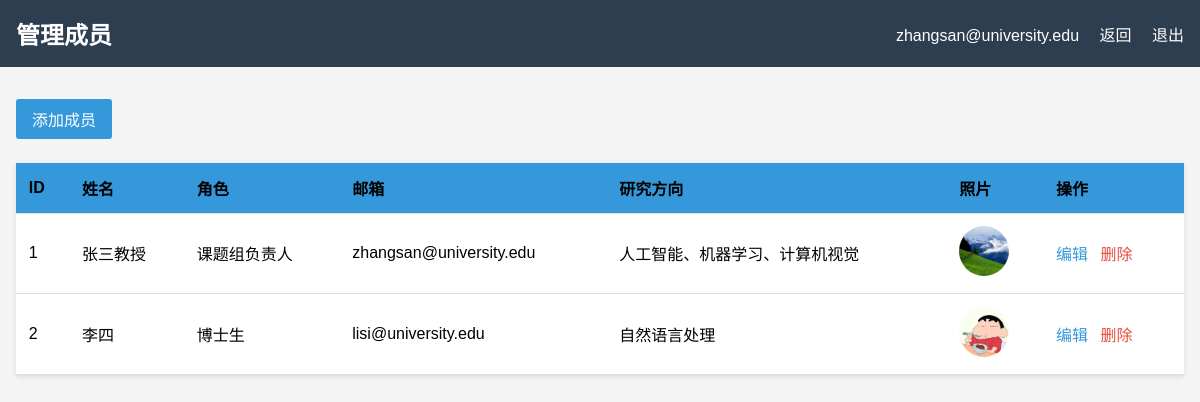
/admin/members (signed in), run on the app's committed database.
### app.py (models this page shows)
class Member(db.Model):
    id = db.Column(db.Integer, primary_key=True)
    name = db.Column(db.String(100), nullable=False)
    role = db.Column(db.String(50), nullable=False)
    university = db.Column(db.String(100))          # 新增
    email = db.Column(db.String(100))
    research_area = db.Column(db.String(200))
    bio = db.Column(db.Text)
    photo_url = db.Column(db.String(200))
    stats = db.Column(db.JSON, default=[])
    publications = db.Column(db.JSON, default=[])
    projects = db.Column(db.JSON, default=[])
    news = db.Column(db.JSON, default=[])
    education = db.Column(db.JSON, default=[])
    experience = db.Column(db.JSON, default=[])

### app.py (the view)
@app.route('/admin/members')
@login_required
def admin_members():
    members = Member.query.all()
    return render_template('admin/members.html', members=members)

### app.py (called while the page is built)
def login_required(f):
    @wraps(f)
    def decorated_function(*args, **kwargs):
        if not session.get('logged_in'):
            flash('请先登录', 'warning')
            return redirect(url_for('login', next=request.url))
        return f(*args, **kwargs)
    return decorated_function

### templates/admin/members.html (shortened to what this page needs)
<!DOCTYPE html>
<html lang="zh-CN">
<head>
</head>
<body>
    <header class="admin-header">
        <h1>管理成员</h1>
        <div>
            <span>{{ session.username }}</span>
            <a href="{{ url_for('admin_dashboard') }}">返回</a>
            <a href="{{ url_for('logout') }}">退出</a>
        </div>
    </header>
    <div class="admin-container">
        <div class="toolbar">
            <a href="{{ url_for('admin_member_add') }}" class="btn">添加成员</a>
        </div>
        <table>
            <thead>
                <tr class="table_title">
                    <th>ID</th>
                    <th>姓名</th>
                    <th>角色</th>
                    <th>邮箱</th>
                    <th>研究方向</th>
                    <th>照片</th>
                    <th>操作</th>
                </tr>
            </thead>
            <tbody>
                {% for member in members %}
                <tr>
                    <td>{{ member.id }}</td>
                    <td>{{ member.name }}</td>
                    <td>{{ member.role }}</td>
                    <td>{{ member.email }}</td>
                    <td>{{ member.research_area }}</td>
                    <td>
                        {% if member.photo_url %}
                            <img src="{{ url_for('static', filename=member.photo_url) }}" alt="头像" style="width:50px; height:50px; object-fit:cover; border-radius:50%;">
                        {% else %}
                            无
                        {% endif %}
                    </td>
                    <td class="actions">
                        <a href="{{ url_for('admin_member_edit', id=member.id) }}">编辑</a>
                        <a href="{{ url_for('admin_member_delete', id=member.id) }}" class="delete" onclick="return confirm('确定删除吗？')">删除</a>
                    </td>
                </tr>
                {% endfor %}
            </tbody>
        </table>
    </div>
</body>
</html>

### templates/admin/members.html (style rules this page uses)
* { margin:0; padding:0; box-sizing:border-box; }
body { font-family: 'Microsoft YaHei', sans-serif; background: #f4f4f4; }
.admin-header { background: #2c3e50; color: white; padding: 1rem; display: flex; justify-content: space-between; align-items: center; }
.admin-header h1 { font-size: 1.5rem; }
.admin-header a { color: white; text-decoration: none; margin-left: 1rem; }
.admin-container { max-width: 1200px; margin: 2rem auto; padding: 0 1rem; }
.toolbar { margin-bottom: 1.5rem; display: flex; justify-content: space-between; align-items: center; }
.btn { background: #3498db; color: white; padding: 0.5rem 1rem; text-decoration: none; border-radius: 3px; display: inline-block; }
table { width: 100%; background: white; border-collapse: collapse; box-shadow: 0 2px 5px rgba(0,0,0,0.1); }
th, td { padding: 0.8rem; text-align: left; border-bottom: 1px solid #ddd; }
th { background: #f2f2f2; }
.table_title th { background-color: #3498db; }
.actions a { margin-right: 0.5rem; text-decoration: none; color: #3498db; }
.actions a.delete { color: #e74c3c; }

### data on the page
Member: username "zhangsan@university.edu", id "1", name "张三教授", role "课题组负责人", email "zhangsan@university.edu", research_area "人工智能、机器学习、计算机视觉", photo_url (picture)
Member: id "2", name "李四", role "博士生", email "lisi@university.edu", research_area "自然语言处理", photo_url (picture)
